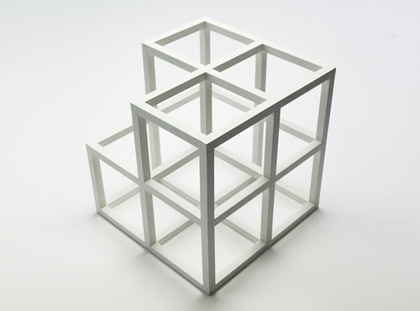
%> input picture ephra/ex3/input_ex3.jpg, 420 x 311 px, shrunk from 500 x 370 before the run
$ octave --eval "test;"   (GNU Octave 9; MATLAB toolbox functions it lacks are replaced by stand-ins)
%> lines starting %> are read from the running program, lines starting %| are printed output that depends on the picture; in (x1, y1, x2, y2) boxes, pixels count from 0 and x2, y2 are one past the last pixel; in counts of white or black regions, pixels touching at a corner belong together; the program's own positions count from 1
function test
    main('input_ex3.jpg');
end

function [ img, s ] = img_read( text )

    [file, path] = uigetfile('*.*', text);

    % read training image
    img = imread([path,file]);

    % convert image to grayscale image [0,...,1]
    img = mat2gray(mean( img, 3 ));
    s = size(img);

end

% [21 lines left out: function hough_voting_array, not called in this run]

function y = deg2rad(x)
 y = x * pi/180;
end

function [H, o_idx_vec, p_idx_vec] = hough_ephra(img_thresh)
  [nr, nc] = size(img_thresh);
  p_max = int32(sqrt(nr^2 + nc^2));
  disp(p_max);
  H = zeros(2*p_max + 1, 180);
  p_idx_vec = 1:2*double(p_max);
  o_idx_vec = 1:180;

  for x = 1:nc
    for y = 1:nr
      % check if pixel is edge point
      if img_thresh(y, x)
        for o_i = 1:180
          o = o_i - 91;
          rad_o = deg2rad(o);
          p = x*cos(rad_o) + y*sin(rad_o);
          p_i = int32(p)+p_max;
          H(p_i, o_i) = H(p_i, o_i) + 1;
        end
      end
    end
  end
end

%--------------------------------------------------------------------------
% function for GoG filtering
% Inputs: Image, sigma
% Outputs: Filter results in x- and y-direction (GoG_x, GoG_y)
function [GoG_x, GoG_y] = GoG_filtering(I, sigma)

    % get filter masks and radius of filter
    [ filter_x, filter_y, r] = GoG_filter(sigma);

    % size of image
    s = size(I);

    % result arrays
    GoG_x = I*0.0;
    GoG_y = I*0.0;

    % loop over each pixel (except the edges)
    for i = r+1:(s(1)-r);
        for j = r+1:(s(2)-r);

            % current image "chip"
            chip = I(i-r:i+r,j-r:j+r);

            % store filter outputs
            GoG_x(i,j) = sum(sum(filter_x .* chip));
            GoG_y(i,j) = sum(sum(filter_y .* chip));
        end
    end
end

%-------------------------------------------------------------------------
% Function for a self-made 2-dimensioanl gaussian derivative filter.
% Input: sigma
%   sigma = 1.0 leads to a 7-element filter
% Outputs: Filter kernel in x- and y-direction (filter_x, filter_y), and
%          radius r of the filter kernel
function [filter_x, filter_y, r] = GoG_filter(sigma)
    % --- Calculate its size and build filter
    r = round(3*sigma); x_coord = -r:r; y_coord = (-r:r).';
    %n = numel(x_coord);
    n = numel(x_coord);

    x = repmat(x_coord,n,1);
    y = repmat(y_coord,1,n);

    filter_x = -(x)./(2.0*pi*sigma^4).*exp( -(x.^2 + y.^2)./(2.0*sigma^2) );
    filter_y = filter_x';
end

% [71 lines left out: function houghpeaks_uni, not called in this run]


function [result] = main( filepath )
    [img_grey, s] = img_read(filepath);
%> the answer given: input_ex3.jpg
%> in img_read, img is the input picture: size 311x420x3 uint8; mean R, G, B 218.4, 219.2, 216.6
%> in img_read, `img = mat2gray(mean( img, 3 ));`:
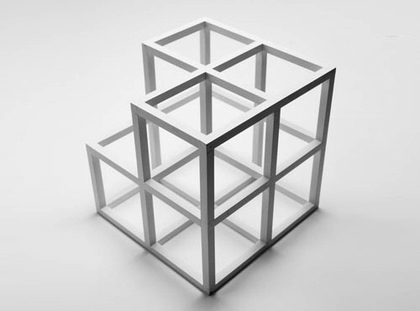
%> img: size 311x420 double; min 0, max 1, mean 0.821
    disp(s);
    [GoG_x, GoG_y] = GoG_filtering(img_grey, 0.5);

    %% Task A c)
    % Compute the gradient magnitude
    img_mag = sqrt(GoG_x.^2 + GoG_y.^2);

    %figure("Name","Magnitude");
    %imshow(img_mag);

    %% Task A d)
    % Convert magnitude image to binary image
    img_bw = im2bw(img_mag, 0.07);

    figure('Name','Binary Image with Tresh=0.07');
    imshow(img_bw);

    [H,theta,rho] = hough_ephra(img_bw);
    disp('2 Theta');
    disp(size(theta ));
    disp('2 rho');
    disp(size(rho));


    %% Task A f)
    figure('Name', 'Hough voting array');
    image(H);
    axis equal;
    axis image;

    h_peaks = houghpeaks(H,1);
    figure('Name', 'Houghpeaks Result');
    imshow(h_peaks);
    disp(size(h_peaks));
    %disp(h_peaks);

    lines = houghlines(img_bw,theta, rho, h_peaks);

    figure('Name', 'Houghlines Result');
    imshow(img_grey), hold on
    max_len = 0;
    for k = 1:length(lines)
       xy = [lines(k).point1; lines(k).point2];
       plot(xy(:,1),xy(:,2),'LineWidth',2,'Color','green');

       % Plot beginnings and ends of lines
       plot(xy(1,1),xy(1,2),'x','LineWidth',2,'Color','yellow');
       plot(xy(2,1),xy(2,2),'x','LineWidth',2,'Color','red');

       % Determine the endpoints of the longest line segment
       len = norm(lines(k).point1 - lines(k).point2);
       if ( len > max_len)
          max_len = len;
          xy_long = xy;
       end
    end


    result = H;


end
%> in main, `[img_grey, s] = img_read(filepath);`: s = [311 420]
%|    311   420
%> in GoG_filtering, `GoG_x = I*0.0;`: GoG_x: size 311x420 double; every value is 0
%> after the loop in GoG_filtering, `for i = r+1:(s(1)-r);`:
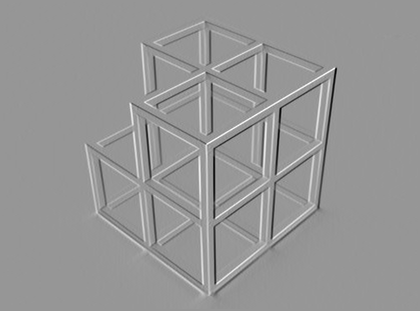
%> GoG_x: size 311x420 double; min -0.357, max 0.248, mean 8.23e-05; drawn with min black and max white
%> after the loop in GoG_filtering, `for i = r+1:(s(1)-r);`:
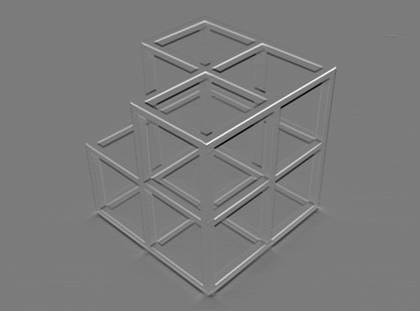
%> GoG_y: size 311x420 double; min -0.346, max 0.365, mean 0.000215; drawn with min black and max white
%> in main, `img_mag = sqrt(GoG_x.^2 + GoG_y.^2);`:
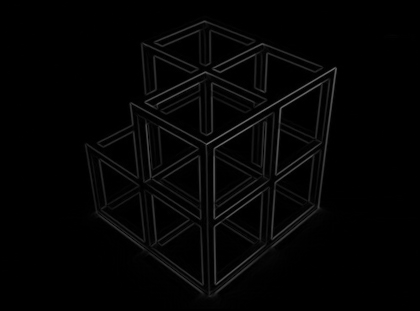
%> img_mag: size 311x420 double; min 0, max 0.433, mean 0.0169
%> in main, `img_bw = im2bw(img_mag, 0.07);`:
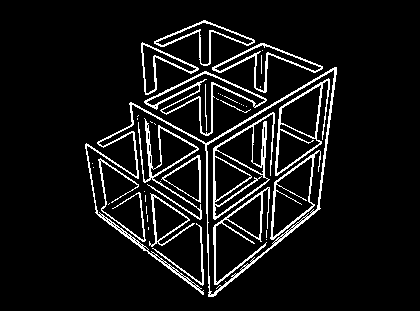
%> img_bw: size 311x420 logical; 8.1% white in thin lines or dots, all inside (x1, y1, x2, y2) = (85, 20, 337, 297)
%| 523
%> (the run ends here)
